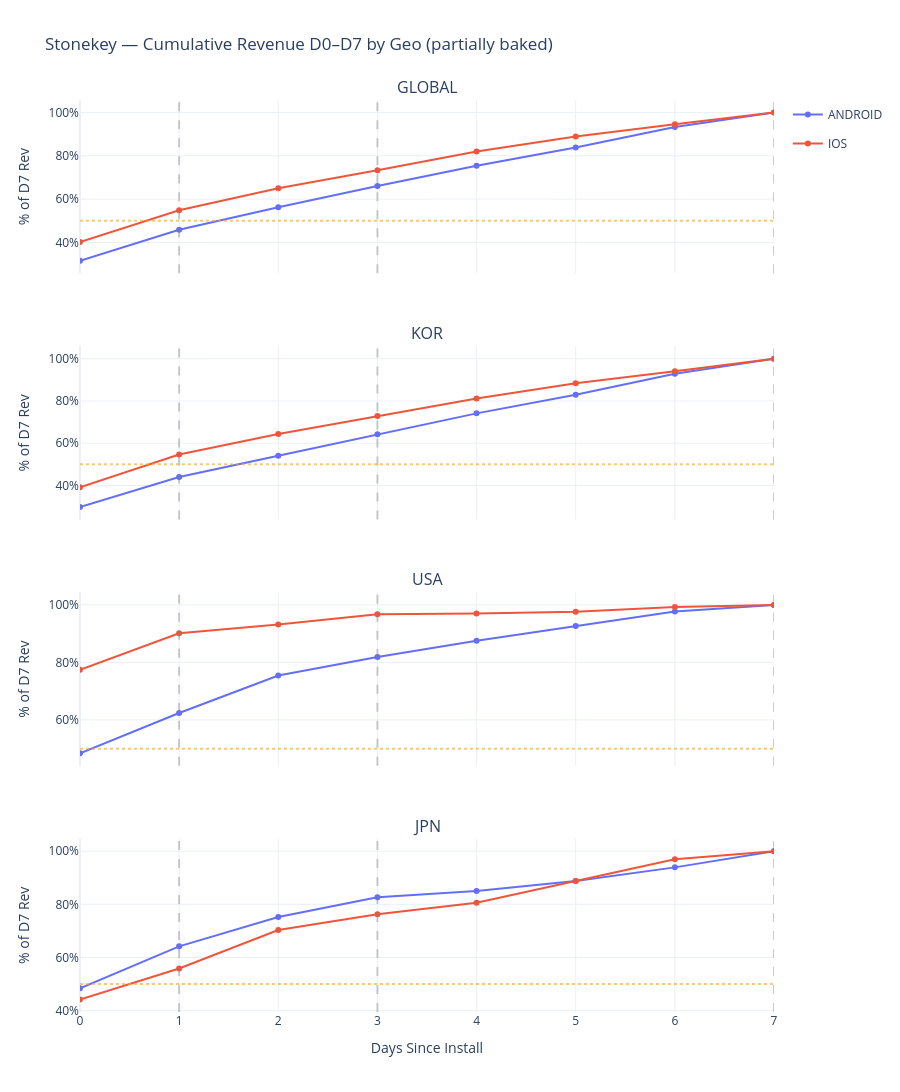

This figure's notebook cell:
### Code cell
#@title 2b. Chart — Cumulative revenue curve D0–D7, one subplot per geo (Android vs iOS)

if 'df_curve' not in dir() or df_curve.empty:
    print('⚠️ Run 2b query first')
else:
    geos = ['GLOBAL'] + COHORT_COUNTRIES  # GLOBAL first, then countries
    geos = [g for g in geos if g in df_curve['geo'].unique()]

    fig3 = make_subplots(
        rows=len(geos), cols=1,
        subplot_titles=geos,
        shared_xaxes=True,
        vertical_spacing=0.08
    )

    os_colors = {'ANDROID': '#636EFA', 'IOS': '#EF553B'}

    for row_i, geo in enumerate(geos, start=1):
        sub_geo = df_curve[df_curve['geo'] == geo]

        for os_val in sorted(sub_geo['os'].unique()):
            sub = sub_geo[sub_geo['os'] == os_val].sort_values('days_since_install')
            color = os_colors.get(os_val, '#00CC96')

            fig3.add_trace(go.Scatter(
                x=sub['days_since_install'], y=sub['cumrev_pct'],
                name=os_val, mode='lines+markers',
                line=dict(color=color),
                showlegend=(row_i == 1),
                legendgroup=os_val,
                hovertemplate=f'Day %{{x}}<br>Cumulative: %{{y:.1%}}<extra>{geo} | {os_val}</extra>'
            ), row=row_i, col=1)

        # Reference lines (only add annotations on first row to avoid clutter)
        for day in [1, 3, 7]:
            fig3.add_vline(x=day, line_dash='dash', line_color='gray', opacity=0.4, row=row_i, col=1)
        fig3.add_hline(y=0.50, line_dash='dot', line_color='orange', opacity=0.6, row=row_i, col=1)
        fig3.update_yaxes(title_text='% of D7 Rev', tickformat='.0%', row=row_i, col=1)

    fig3.update_xaxes(title_text='Days Since Install', dtick=1, range=[0, COHORT_MAX_DAY], row=len(geos), col=1)
    fig3.update_layout(
        title=f'Stonekey — Cumulative Revenue D0–D{COHORT_MAX_DAY} by Geo (partially baked)',
        height=280 * len(geos),
        template='plotly_white',
        hovermode='closest',
        legend=dict(orientation='v', x=1.02, y=1)
    )
    fig3.show()

### Figure 1 — Plotly figure (JSON) as saved in the notebook; plotly's stock layout.template omitted (floating-point values rounded to 4 significant figures)
{"data": [{"hovertemplate": "Day %{x}<br>Cumulative: %{y:.1%}<extra>GLOBAL | ANDROID</extra>", "legendgroup": "ANDROID", "line": {"color": "#636EFA"}, "mode": "lines+markers", "name": "ANDROID", "showlegend": true, "type": "scatter", "x": [0, 1, 2, 3, 4, 5, 6, 7], "xaxis": "x", "y": [0.3151, 0.4585, 0.5621, 0.6602, 0.754, 0.838, 0.9324, 1.0], "yaxis": "y"}, {"hovertemplate": "Day %{x}<br>Cumulative: %{y:.1%}<extra>GLOBAL | IOS</extra>", "legendgroup": "IOS", "line": {"color": "#EF553B"}, "mode": "lines+markers", "name": "IOS", "showlegend": true, "type": "scatter", "x": [0, 1, 2, 3, 4, 5, 6, 7], "xaxis": "x", "y": [0.4024, 0.5487, 0.6499, 0.7327, 0.8195, 0.8891, 0.945, 1.0], "yaxis": "y"}, {"hovertemplate": "Day %{x}<br>Cumulative: %{y:.1%}<extra>KOR | ANDROID</extra>", "legendgroup": "ANDROID", "line": {"color": "#636EFA"}, "mode": "lines+markers", "name": "ANDROID", "showlegend": false, "type": "scatter", "x": [0, 1, 2, 3, 4, 5, 6, 7], "xaxis": "x2", "y": [0.2979, 0.4404, 0.5411, 0.642, 0.7412, 0.829, 0.9289, 1.0], "yaxis": "y2"}, {"hovertemplate": "Day %{x}<br>Cumulative: %{y:.1%}<extra>KOR | IOS</extra>", "legendgroup": "IOS", "line": {"color": "#EF553B"}, "mode": "lines+markers", "name": "IOS", "showlegend": false, "type": "scatter", "x": [0, 1, 2, 3, 4, 5, 6, 7], "xaxis": "x2", "y": [0.3913, 0.547, 0.6433, 0.7289, 0.8113, 0.8836, 0.9399, 1.0], "yaxis": "y2"}, {"hovertemplate": "Day %{x}<br>Cumulative: %{y:.1%}<extra>USA | ANDROID</extra>", "legendgroup": "ANDROID", "line": {"color": "#636EFA"}, "mode": "lines+markers", "name": "ANDROID", "showlegend": false, "type": "scatter", "x": [0, 1, 2, 3, 4, 5, 6, 7], "xaxis": "x3", "y": [0.4836, 0.6239, 0.7542, 0.8186, 0.8752, 0.9265, 0.977, 1.0], "yaxis": "y3"}, {"hovertemplate": "Day %{x}<br>Cumulative: %{y:.1%}<extra>USA | IOS</extra>", "legendgroup": "IOS", "line": {"color": "#EF553B"}, "mode": "lines+markers", "name": "IOS", "showlegend": false, "type": "scatter", "x": [0, 1, 2, 3, 4, 5, 6, 7], "xaxis": "x3", "y": [0.774, 0.9013, 0.9316, 0.9674, 0.9698, 0.9762, 0.9928, 1.0], "yaxis": "y3"}, {"hovertemplate": "Day %{x}<br>Cumulative: %{y:.1%}<extra>JPN | ANDROID</extra>", "legendgroup": "ANDROID", "line": {"color": "#636EFA"}, "mode": "lines+markers", "name": "ANDROID", "showlegend": false, "type": "scatter", "x": [0, 1, 2, 3, 4, 5, 6, 7], "xaxis": "x4", "y": [0.4841, 0.6419, 0.7523, 0.8267, 0.8496, 0.8875, 0.9389, 1.0], "yaxis": "y4"}, {"hovertemplate": "Day %{x}<br>Cumulative: %{y:.1%}<extra>JPN | IOS</extra>", "legendgroup": "IOS", "line": {"color": "#EF553B"}, "mode": "lines+markers", "name": "IOS", "showlegend": false, "type": "scatter", "x": [0, 1, 2, 3, 4, 5, 6, 7], "xaxis": "x4", "y": [0.4416, 0.5587, 0.7032, 0.7623, 0.8062, 0.8881, 0.9692, 1.0], "yaxis": "y4"}], "layout": {"annotations": [{"font": {"size": 16}, "showarrow": false, "text": "GLOBAL", "x": 0.5, "xanchor": "center", "xref": "paper", "y": 1, "yanchor": "bottom", "yref": "paper"}, {"font": {"size": 16}, "showarrow": false, "text": "KOR", "x": 0.5, "xanchor": "center", "xref": "paper", "y": 0.73, "yanchor": "bottom", "yref": "paper"}, {"font": {"size": 16}, "showarrow": false, "text": "USA", "x": 0.5, "xanchor": "center", "xref": "paper", "y": 0.46, "yanchor": "bottom", "yref": "paper"}, {"font": {"size": 16}, "showarrow": false, "text": "JPN", "x": 0.5, "xanchor": "center", "xref": "paper", "y": 0.19, "yanchor": "bottom", "yref": "paper"}], "height": 1120, "hovermode": "closest", "legend": {"orientation": "v", "x": 1.02, "y": 1}, "shapes": [{"line": {"color": "gray", "dash": "dash"}, "opacity": 0.4, "type": "line", "x0": 1, "x1": 1, "xref": "x", "y0": 0, "y1": 1, "yref": "y domain"}, {"line": {"color": "gray", "dash": "dash"}, "opacity": 0.4, "type": "line", "x0": 3, "x1": 3, "xref": "x", "y0": 0, "y1": 1, "yref": "y domain"}, {"line": {"color": "gray", "dash": "dash"}, "opacity": 0.4, "type": "line", "x0": 7, "x1": 7, "xref": "x", "y0": 0, "y1": 1, "yref": "y domain"}, {"line": {"color": "orange", "dash": "dot"}, "opacity": 0.6, "type": "line", "x0": 0, "x1": 1, "xref": "x domain", "y0": 0.5, "y1": 0.5, "yref": "y"}, {"line": {"color": "gray", "dash": "dash"}, "opacity": 0.4, "type": "line", "x0": 1, "x1": 1, "xref": "x2", "y0": 0, "y1": 1, "yref": "y2 domain"}, {"line": {"color": "gray", "dash": "dash"}, "opacity": 0.4, "type": "line", "x0": 3, "x1": 3, "xref": "x2", "y0": 0, "y1": 1, "yref": "y2 domain"}, {"line": {"color": "gray", "dash": "dash"}, "opacity": 0.4, "type": "line", "x0": 7, "x1": 7, "xref": "x2", "y0": 0, "y1": 1, "yref": "y2 domain"}, {"line": {"color": "orange", "dash": "dot"}, "opacity": 0.6, "type": "line", "x0": 0, "x1": 1, "xref": "x2 domain", "y0": 0.5, "y1": 0.5, "yref": "y2"}, {"line": {"color": "gray", "dash": "dash"}, "opacity": 0.4, "type": "line", "x0": 1, "x1": 1, "xref": "x3", "y0": 0, "y1": 1, "yref": "y3 domain"}, {"line": {"color": "gray", "dash": "dash"}, "opacity": 0.4, "type": "line", "x0": 3, "x1": 3, "xref": "x3", "y0": 0, "y1": 1, "yref": "y3 domain"}, {"line": {"color": "gray", "dash": "dash"}, "opacity": 0.4, "type": "line", "x0": 7, "x1": 7, "xref": "x3", "y0": 0, "y1": 1, "yref": "y3 domain"}, {"line": {"color": "orange", "dash": "dot"}, "opacity": 0.6, "type": "line", "x0": 0, "x1": 1, "xref": "x3 domain", "y0": 0.5, "y1": 0.5, "yref": "y3"}, {"line": {"color": "gray", "dash": "dash"}, "opacity": 0.4, "type": "line", "x0": 1, "x1": 1, "xref": "x4", "y0": 0, "y1": 1, "yref": "y4 domain"}, {"line": {"color": "gray", "dash": "dash"}, "opacity": 0.4, "type": "line", "x0": 3, "x1": 3, "xref": "x4", "y0": 0, "y1": 1, "yref": "y4 domain"}, {"line": {"color": "gray", "dash": "dash"}, "opacity": 0.4, "type": "line", "x0": 7, "x1": 7, "xref": "x4", "y0": 0, "y1": 1, "yref": "y4 domain"}, {"line": {"color": "orange", "dash": "dot"}, "opacity": 0.6, "type": "line", "x0": 0, "x1": 1, "xref": "x4 domain", "y0": 0.5, "y1": 0.5, "yref": "y4"}], "title": {"text": "Stonekey — Cumulative Revenue D0–D7 by Geo (partially baked)"}, "xaxis": {"anchor": "y", "domain": [0, 1], "matches": "x4", "showticklabels": false}, "xaxis2": {"anchor": "y2", "domain": [0, 1], "matches": "x4", "showticklabels": false}, "xaxis3": {"anchor": "y3", "domain": [0, 1], "matches": "x4", "showticklabels": false}, "xaxis4": {"anchor": "y4", "domain": [0, 1], "dtick": 1, "range": [0, 7], "title": {"text": "Days Since Install"}}, "yaxis": {"anchor": "x", "domain": [0.81, 1], "tickformat": ".0%", "title": {"text": "% of D7 Rev"}}, "yaxis2": {"anchor": "x2", "domain": [0.54, 0.73], "tickformat": ".0%", "title": {"text": "% of D7 Rev"}}, "yaxis3": {"anchor": "x3", "domain": [0.27, 0.46], "tickformat": ".0%", "title": {"text": "% of D7 Rev"}}, "yaxis4": {"anchor": "x4", "domain": [0, 0.19], "tickformat": ".0%", "title": {"text": "% of D7 Rev"}}}}
